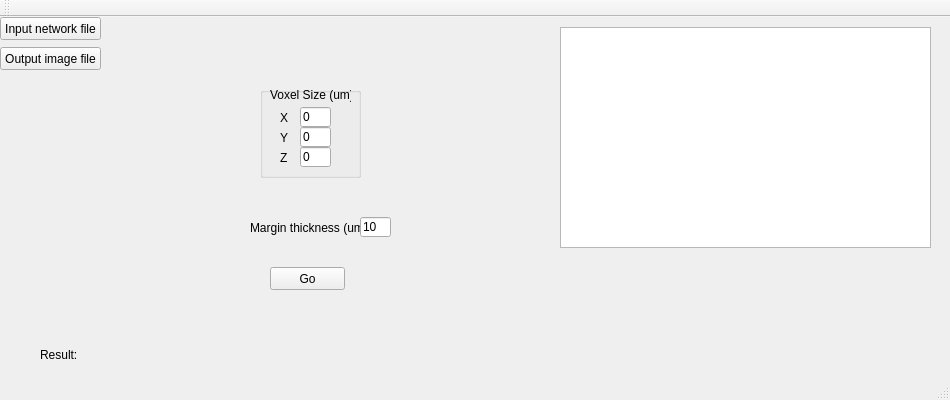
<?xml version="1.0" encoding="UTF-8"?>
<ui version="4.0">
 <class>MainWindow</class>
 <widget class="QMainWindow" name="MainWindow">
  <property name="geometry">
   <rect>
    <x>0</x>
    <y>0</y>
    <width>950</width>
    <height>400</height>
   </rect>
  </property>
  <property name="windowTitle">
   <string>Investigating dead ends in the vessel network</string>
  </property>
  <widget class="QWidget" name="centralWidget">
   <widget class="QPushButton" name="pushButtonAmFile">
    <property name="geometry">
     <rect>
      <x>0</x>
      <y>0</y>
      <width>101</width>
      <height>23</height>
     </rect>
    </property>
    <property name="text">
     <string>Input network file</string>
    </property>
   </widget>
   <widget class="QLabel" name="labelAmFile">
    <property name="geometry">
     <rect>
      <x>100</x>
      <y>0</y>
      <width>451</width>
      <height>21</height>
     </rect>
    </property>
    <property name="text">
     <string/>
    </property>
   </widget>
   <widget class="QLabel" name="label">
    <property name="geometry">
     <rect>
      <x>40</x>
      <y>330</y>
      <width>41</width>
      <height>16</height>
     </rect>
    </property>
    <property name="text">
     <string>Result:</string>
    </property>
   </widget>
   <widget class="QLabel" name="labelResult">
    <property name="geometry">
     <rect>
      <x>80</x>
      <y>330</y>
      <width>491</width>
      <height>16</height>
     </rect>
    </property>
    <property name="text">
     <string/>
    </property>
   </widget>
   <widget class="QTextEdit" name="textEdit">
    <property name="geometry">
     <rect>
      <x>560</x>
      <y>10</y>
      <width>371</width>
      <height>221</height>
     </rect>
    </property>
   </widget>
   <widget class="QLabel" name="labelOutputFile">
    <property name="geometry">
     <rect>
      <x>100</x>
      <y>60</y>
      <width>451</width>
      <height>21</height>
     </rect>
    </property>
    <property name="text">
     <string/>
    </property>
   </widget>
   <widget class="QPushButton" name="pushButtonImageFile">
    <property name="geometry">
     <rect>
      <x>0</x>
      <y>30</y>
      <width>101</width>
      <height>23</height>
     </rect>
    </property>
    <property name="text">
     <string>Output image file</string>
    </property>
   </widget>
   <widget class="QLabel" name="labelTiffFile">
    <property name="geometry">
     <rect>
      <x>100</x>
      <y>30</y>
      <width>451</width>
      <height>21</height>
     </rect>
    </property>
    <property name="text">
     <string/>
    </property>
   </widget>
   <widget class="QGroupBox" name="groupBoxVoxel">
    <property name="geometry">
     <rect>
      <x>260</x>
      <y>70</y>
      <width>101</width>
      <height>91</height>
     </rect>
    </property>
    <property name="title">
     <string/>
    </property>
    <widget class="QLineEdit" name="lineEdit_zvoxel">
     <property name="geometry">
      <rect>
       <x>40</x>
       <y>60</y>
       <width>31</width>
       <height>20</height>
      </rect>
     </property>
     <property name="text">
      <string>0</string>
     </property>
    </widget>
    <widget class="QLabel" name="label_z">
     <property name="geometry">
      <rect>
       <x>20</x>
       <y>60</y>
       <width>16</width>
       <height>21</height>
      </rect>
     </property>
     <property name="text">
      <string>Z</string>
     </property>
    </widget>
    <widget class="QLineEdit" name="lineEdit_xvoxel">
     <property name="geometry">
      <rect>
       <x>40</x>
       <y>20</y>
       <width>31</width>
       <height>20</height>
      </rect>
     </property>
     <property name="text">
      <string>0</string>
     </property>
    </widget>
    <widget class="QLabel" name="label_x">
     <property name="geometry">
      <rect>
       <x>20</x>
       <y>20</y>
       <width>16</width>
       <height>21</height>
      </rect>
     </property>
     <property name="text">
      <string>X</string>
     </property>
    </widget>
    <widget class="QLineEdit" name="lineEdit_yvoxel">
     <property name="geometry">
      <rect>
       <x>40</x>
       <y>40</y>
       <width>31</width>
       <height>20</height>
      </rect>
     </property>
     <property name="text">
      <string>0</string>
     </property>
    </widget>
    <widget class="QLabel" name="label_y">
     <property name="geometry">
      <rect>
       <x>20</x>
       <y>40</y>
       <width>16</width>
       <height>21</height>
      </rect>
     </property>
     <property name="text">
      <string>Y</string>
     </property>
    </widget>
    <widget class="QLabel" name="label_voxel">
     <property name="geometry">
      <rect>
       <x>10</x>
       <y>0</y>
       <width>81</width>
       <height>16</height>
      </rect>
     </property>
     <property name="text">
      <string>Voxel Size (um)</string>
     </property>
    </widget>
   </widget>
   <widget class="QLabel" name="label_margin">
    <property name="geometry">
     <rect>
      <x>250</x>
      <y>200</y>
      <width>111</width>
      <height>21</height>
     </rect>
    </property>
    <property name="text">
     <string>Margin thickness (um)</string>
    </property>
   </widget>
   <widget class="QLineEdit" name="lineEditMargin">
    <property name="geometry">
     <rect>
      <x>360</x>
      <y>200</y>
      <width>31</width>
      <height>20</height>
     </rect>
    </property>
    <property name="text">
     <string>10</string>
    </property>
   </widget>
   <widget class="QPushButton" name="pushButtonGo">
    <property name="geometry">
     <rect>
      <x>270</x>
      <y>250</y>
      <width>75</width>
      <height>23</height>
     </rect>
    </property>
    <property name="text">
     <string>Go</string>
    </property>
   </widget>
  </widget>
  <widget class="QMenuBar" name="menuBar">
   <property name="geometry">
    <rect>
     <x>0</x>
     <y>0</y>
     <width>950</width>
     <height>21</height>
    </rect>
   </property>
  </widget>
  <widget class="QToolBar" name="mainToolBar">
   <attribute name="toolBarArea">
    <enum>TopToolBarArea</enum>
   </attribute>
   <attribute name="toolBarBreak">
    <bool>false</bool>
   </attribute>
  </widget>
  <widget class="QStatusBar" name="statusBar"/>
 </widget>
 <layoutdefault spacing="6" margin="11"/>
 <resources/>
 <connections>
  <connection>
   <sender>pushButtonAmFile</sender>
   <signal>clicked()</signal>
   <receiver>MainWindow</receiver>
   <slot>amFileSelecter()</slot>
   <hints>
    <hint type="sourcelabel">
     <x>73</x>
     <y>40</y>
    </hint>
    <hint type="destinationlabel">
     <x>21</x>
     <y>137</y>
    </hint>
   </hints>
  </connection>
  <connection>
   <sender>pushButtonImageFile</sender>
   <signal>clicked()</signal>
   <receiver>MainWindow</receiver>
   <slot>tiffFileSelecter()</slot>
   <hints>
    <hint type="sourcelabel">
     <x>43</x>
     <y>77</y>
    </hint>
    <hint type="destinationlabel">
     <x>97</x>
     <y>142</y>
    </hint>
   </hints>
  </connection>
  <connection>
   <sender>lineEdit_xvoxel</sender>
   <signal>textChanged(QString)</signal>
   <receiver>MainWindow</receiver>
   <slot>dataChanged()</slot>
   <hints>
    <hint type="sourcelabel">
     <x>314</x>
     <y>131</y>
    </hint>
    <hint type="destinationlabel">
     <x>428</x>
     <y>122</y>
    </hint>
   </hints>
  </connection>
  <connection>
   <sender>lineEdit_yvoxel</sender>
   <signal>textChanged(QString)</signal>
   <receiver>MainWindow</receiver>
   <slot>dataChanged()</slot>
   <hints>
    <hint type="sourcelabel">
     <x>324</x>
     <y>154</y>
    </hint>
    <hint type="destinationlabel">
     <x>433</x>
     <y>158</y>
    </hint>
   </hints>
  </connection>
  <connection>
   <sender>lineEdit_zvoxel</sender>
   <signal>selectionChanged()</signal>
   <receiver>MainWindow</receiver>
   <slot>dataChanged()</slot>
   <hints>
    <hint type="sourcelabel">
     <x>330</x>
     <y>176</y>
    </hint>
    <hint type="destinationlabel">
     <x>438</x>
     <y>193</y>
    </hint>
   </hints>
  </connection>
  <connection>
   <sender>lineEditMargin</sender>
   <signal>textChanged(QString)</signal>
   <receiver>MainWindow</receiver>
   <slot>dataChanged()</slot>
   <hints>
    <hint type="sourcelabel">
     <x>385</x>
     <y>240</y>
    </hint>
    <hint type="destinationlabel">
     <x>443</x>
     <y>242</y>
    </hint>
   </hints>
  </connection>
  <connection>
   <sender>pushButtonGo</sender>
   <signal>pressed()</signal>
   <receiver>MainWindow</receiver>
   <slot>am_tiffer()</slot>
   <hints>
    <hint type="sourcelabel">
     <x>333</x>
     <y>299</y>
    </hint>
    <hint type="destinationlabel">
     <x>426</x>
     <y>317</y>
    </hint>
   </hints>
  </connection>
 </connections>
 <slots>
  <slot>amFileSelecter()</slot>
  <slot>tiffFileSelecter()</slot>
  <slot>dataChanged()</slot>
  <slot>am_tiffer()</slot>
 </slots>
</ui>
